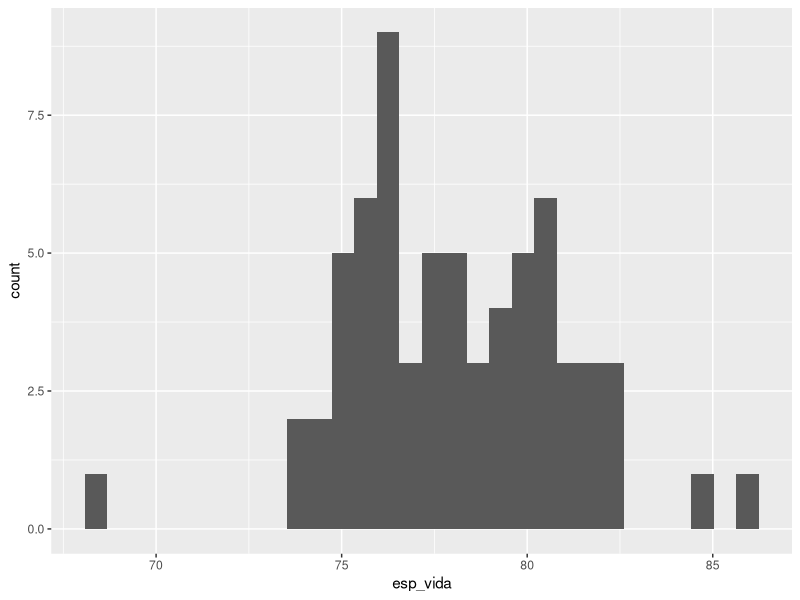
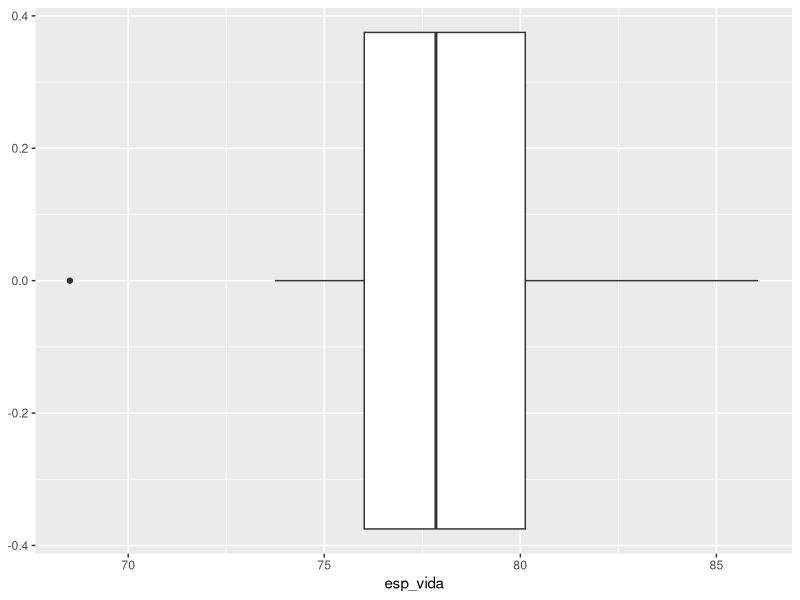
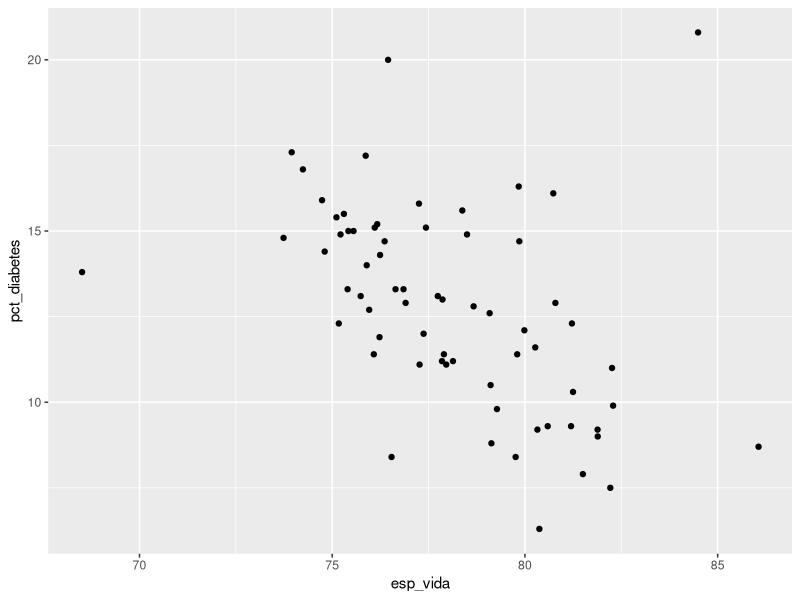
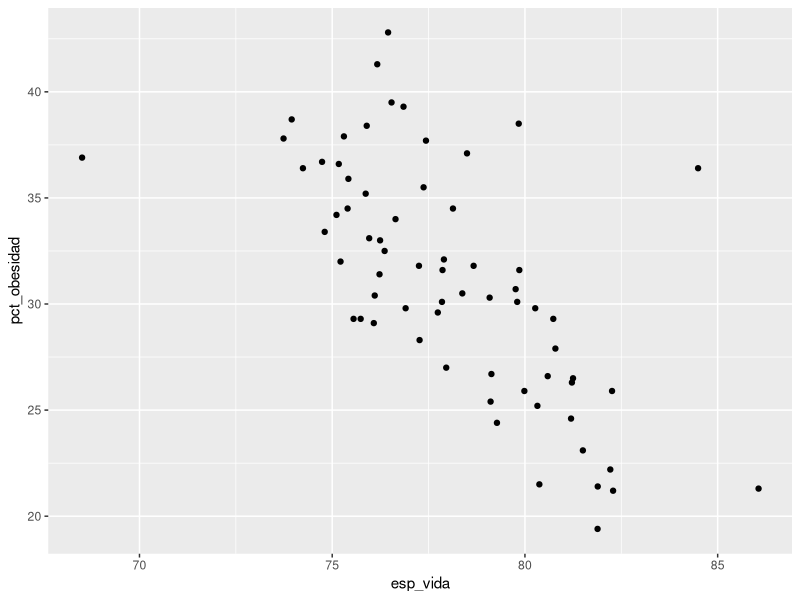
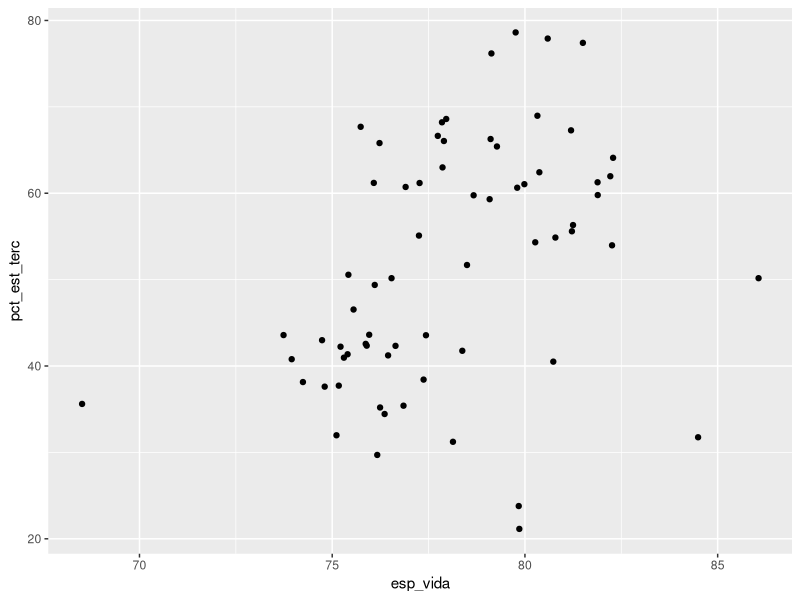
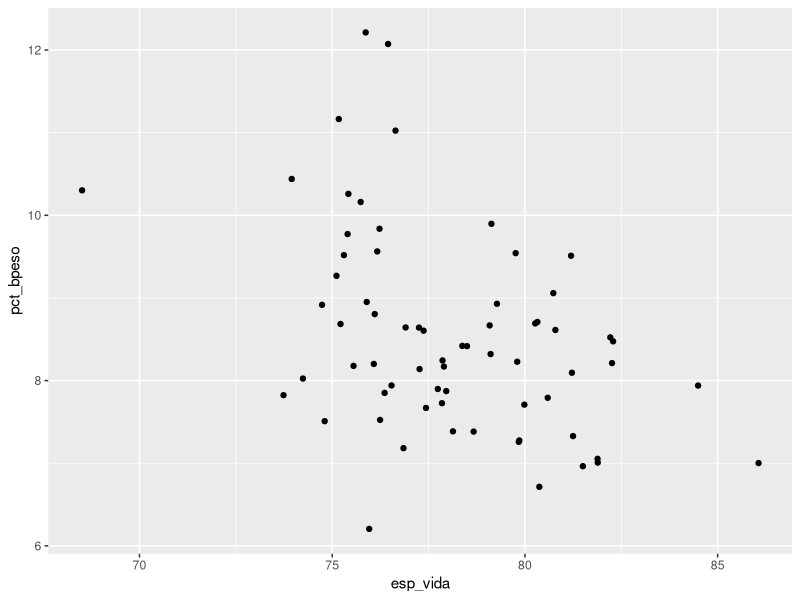
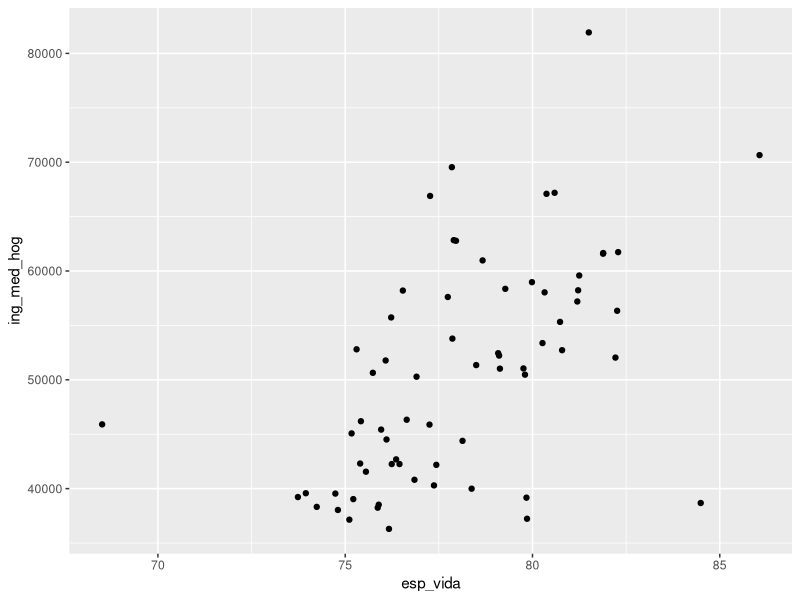

Write R code to recreate these figures, in order.
library(readxl)
library(tidyverse)

#Cargamos los datos

condados <- read_excel("Laboratorio/condados.xlsx",na="NA")

class(condados)

condados<-as.data.frame(condados)

class(condados)

table(condados$estado)

#¿Cuántos condados hay por estado?

cuenta <- condados %>% group_by(.,estado) %>% count(.) 

#Nos quedamos con Florida

Florida <- condados %>% filter(.,estado == "Florida")

str(Florida$esp_vida)

#Graficamos la esperanza de vida en Florida

ggplot(data=Florida)+geom_histogram(mapping = aes(x=esp_vida))

ggplot(data=Florida)+geom_boxplot(mapping = aes(x=esp_vida))


#Variables explicativas X


variables_X <- Florida %>% select(c(esp_vida,pct_diabetes,pct_obesidad,pct_est_terc,pct_bpeso,ing_med_hog))


b <- summary(variables_X)
 


varianzas <- c(var(variables_X$pct_diabetes),var(variables_X$pct_obesidad),var(variables_X$pct_est_terc),var(variables_X$pct_bpeso),var(variables_X$ing_med_hog))


desvios <- c(sd(variables_X$pct_diabetes),sd(variables_X$pct_obesidad),sd(variables_X$pct_est_terc),sd(variables_X$pct_bpeso),sd(variables_X$ing_med_hog))

dispersion <- as.data.frame(rbind(varianzas,desvios))

minimo <- variables_X %>% summarise_all(.,list(min))

mediana <- variables_X %>% summarise_all(.,list(median))

media <- variables_X %>% summarise_all(.,list(mean))

maximo <- variables_X %>% summarise_all(.,list(max))

varianza <- variables_X %>% summarise_all(.,list(var))

desvio <- variables_X %>% summarise_all(.,list(sd))


as.data.frame(dispersion)

class(dispersion)

descriptiva <- rbind(minimo,mediana,media,maximo,varianza,desvio)

rownames(descriptiva)<-c("Min","Med","Mean","Max","Var","Sd")


  
  
  #Analisis descriptivo bivariado


ggplot(data=Florida)+geom_point(aes(x=esp_vida,y=pct_diabetes))

ggplot(data=Florida)+geom_point(aes(x=esp_vida,y=pct_obesidad))

ggplot(data=Florida)+geom_point(aes(x=esp_vida,y=pct_est_terc))

ggplot(data=Florida)+geom_point(aes(x=esp_vida,y=pct_bpeso))

ggplot(data=Florida)+geom_point(aes(x=esp_vida,y=ing_med_hog))



#Estime el valor de correlacion de la esperanza de vida con cada variable explicativa


round(cor(variables_X),2)



#Estime la correlacion de variables explicativas entre ellas




#Regresion lineal simple


mod1 <- lm(esp_vida ~ ing_med_hog, data = variables_X)

coef(mod1)

help(I)

mod2 <- lm(esp_vida ~ I(ing_med_hog/1000), data = variables_X)

coef(mod2)

#Cuanto vale R2?


summary(mod2)
































































